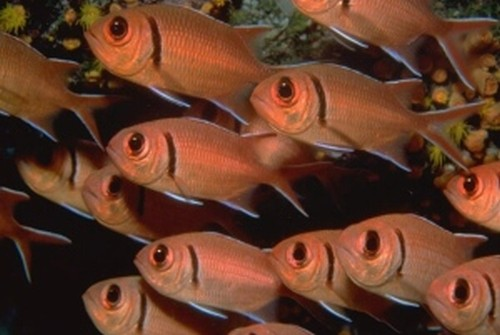
#> input picture Assignment-1/HW1_Data/HW1_Q3/fishes.jpg, 500 x 335 px
$ python 3_Blob_detector.py   (Python 2 division)   (older library calls are emulated)
#> lines starting #> are read from the running program, lines starting #| are printed output that depends on the picture
#> in read_image, image is the input picture: shape (335, 500, 3); mean B, G, R 40.9, 60, 100.6
from matplotlib import pyplot as plt
from scipy import ndimage,misc
from skimage import feature
import numpy as np
import math, cv2
np.set_printoptions(threshold = np.nan)

def detect_blobs(image):
	images_sigma = []
	sigma = [1, 2.2, 3.4, 4.0, 4.6, 5.2, 5.8, 6.4, 8.5, 11, 15]
	for count in range(11):
		filtered_image = image * laplacian_of_gaussian(image, sigma[count])
		#filtered_image = filtered_image * (scale**2)
		filtered_image = filtered_image
		images_sigma.append(filtered_image)
#> this loop made 11 passes
#> pass 1, in laplacian_of_gaussian, `f_image = ndimage.filters.gaussian_laplace(image, sigma, output=None, ..`:
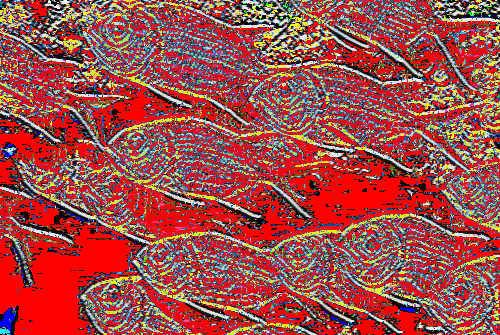
#> f_image: shape (335, 500, 3); mean B, G, R 71.6, 74.1, 161.8
#> pass 1, in detect_blobs, `filtered_image = image * laplacian_of_gaussian(image, sigma[count])`:
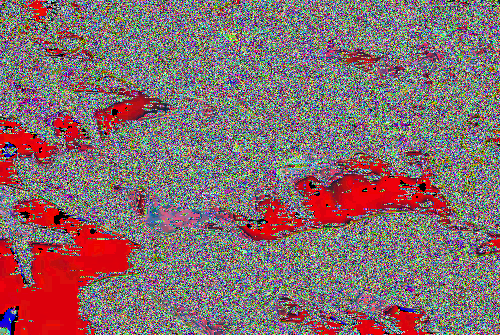
#> filtered_image: shape (335, 500, 3); mean B, G, R 110.4, 108.5, 133.8
#> pass 2, in laplacian_of_gaussian (call 2), `f_image = ndimage.filters.gaussian_laplace(image, sigma, output=None, ..`:
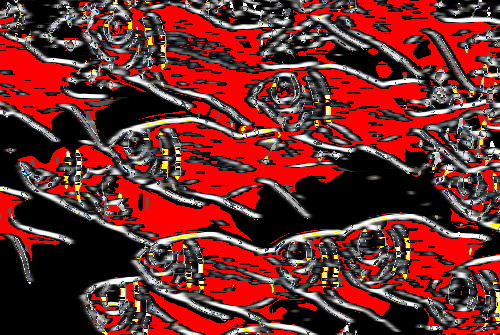
#> f_image: shape (335, 500, 3); mean B, G, R 42.4, 43.2, 112.7
#> pass 2, in detect_blobs, `filtered_image = image * laplacian_of_gaussian(image, sigma[count])`:
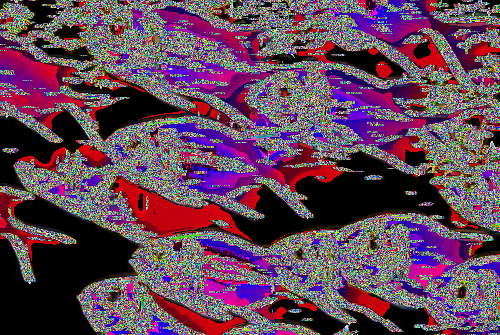
#> filtered_image: shape (335, 500, 3); mean B, G, R 88, 66.8, 99.3
#> after the loop, images_sigma = 11 items
		#print "count"
	stacked_images = np.dstack(images_sigma)
	print stacked_images.shape
#| (335, 500, 33)
	# print stacked_images
	# print sigma
	lm = feature.peak_local_max(stacked_images, threshold_abs=10, footprint=np.ones((3, 3, 3)), threshold_rel=10, exclude_border=True)
#> lm = empty array
	lm = lm.astype(np.float64)
	lm = np.array(lm)
	lm[:, 2] = (lm[:, 2]).astype(int)
	count = 0
	for x in lm[:,2]:
		lm[count][2] = sigma[int(x)%11]*math.sqrt(2)
		count+=1
#> this loop made 0 passes
#> after the loop, count = 0
	#print lm
	for points in lm:
		cv2.circle(image,(int(points[1]),int(points[0])), int(points[2]), (255,255,255), 1)
	plt.imshow(image)
	plt.title("Blobs"), plt.xticks([]), plt.yticks([])
	plt.show()
	misc.imsave("Blobs_Detection.png",image)

def laplacian_of_gaussian(image,sigma):
    f_image = ndimage.filters.gaussian_laplace(image, sigma, output=None, mode='reflect')
    return f_image

def read_image(image_path):
    image = cv2.imread(image_path)
    return image

def display_image(image, title):
    cv2.imshow(title, image)
    cv2.waitKey(0)
    cv2.destroyAllWindows()

# Read Image
image = read_image('HW1_Data/HW1_Q3/fishes.jpg')
# display_image(image, "Blob")
detect_blobs(image)

$ run again, with Assignment-1/HW1_Data/HW1_Q3/sunflowers.jpg copied over Assignment-1/HW1_Data/HW1_Q3/fishes.jpg
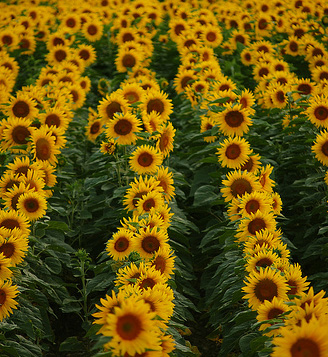
#> input picture Assignment-1/HW1_Data/HW1_Q3/sunflowers.jpg, 328 x 357 px
#> in read_image, image is the input picture: shape (357, 328, 3); mean B, G, R 10.8, 83.8, 104.4
#> the loop in detect_blobs, `for count in range(11):` made 11 passes
#> pass 1, in laplacian_of_gaussian, `f_image = ndimage.filters.gaussian_laplace(image, sigma, output=None, ..`:
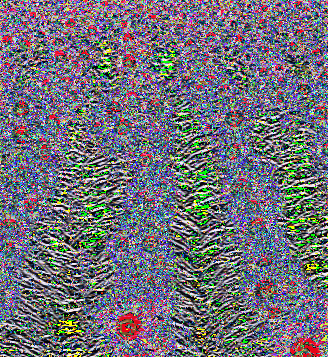
#> f_image: shape (357, 328, 3); mean B, G, R 120, 110.5, 112.3
#> pass 2, in detect_blobs, `filtered_image = image * laplacian_of_gaussian(image, sigma[count])`:
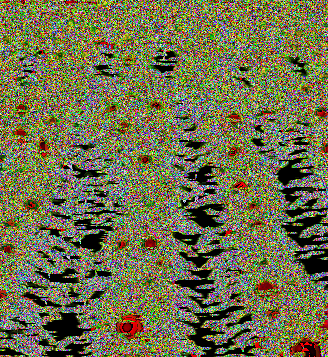
#> filtered_image: shape (357, 328, 3); mean B, G, R 77.7, 111.9, 112.2
#> after the loop in detect_blobs, `for count in range(11):`: images_sigma = 11 items
#| (357, 328, 33)
#> lm = empty array
#> after the loop in detect_blobs, `for x in lm[:,2]:`: count = 0
